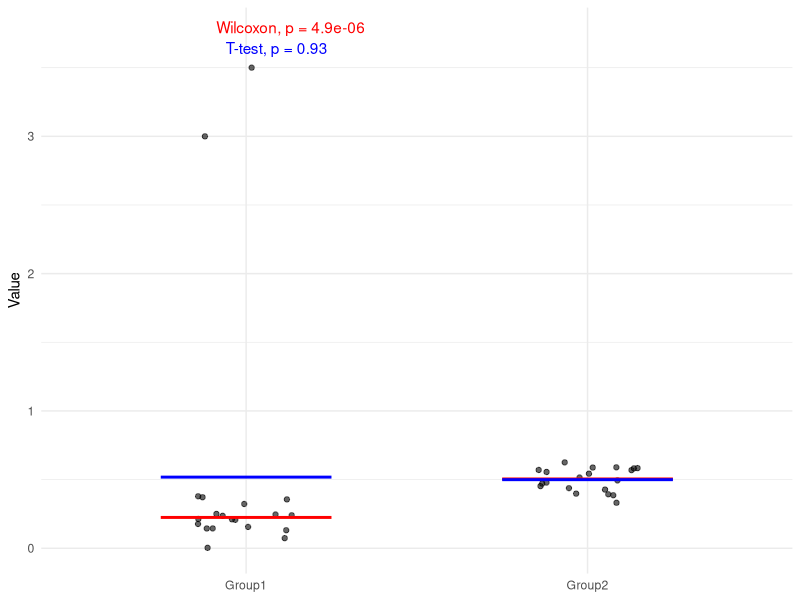

Reproduce this figure in R.
## ---- chunk 1
library(ggplot2)
library(ggpubr)

set.seed(123)

# Simulate data where means differ but medians don't (skewed + outliers)
group1 <- c(rnorm(18, mean = 0.2, sd = 0.1), 3, 3.5)    # 2 big outliers in group1
group2 <- rnorm(20, mean = 0.5, sd = 0.1)

df <- data.frame(
    group = rep(c("Group1", "Group2"), times = c(20, 20)),
    value = c(group1, group2)
)

ggplot(df, aes(x = group, y = value, fill = group)) +
    geom_jitter(width = 0.15, alpha = 0.6) +
    stat_summary(fun = median, geom = "crossbar", width = 0.5, color = "red", fatten = 2, show.legend = FALSE) +
    stat_summary(fun = mean, geom = "crossbar", width = 0.5, color = "blue", fatten = 2, show.legend = FALSE) +
    stat_compare_means(method = "wilcox.test", label.y = max(df$value) + 0.25, color = "red") +
    stat_compare_means(method = "t.test", label.y = max(df$value) + 0.1, color = "blue") +
    labs(
        y = "Value",
        x = NULL
    ) +
    theme_minimal() +
    theme(legend.position = "none")
